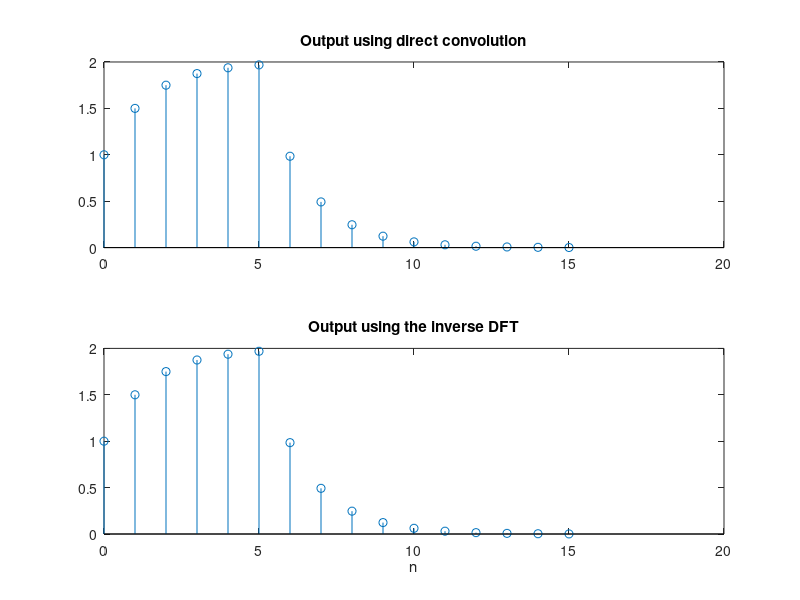

This chart was generated by the following MATLAB code:
nh=0:10; nx=0:5;
hn=.5.^nh; xn=1.^nx; %original signals
yn= conv (xn, hn) %output using direct convolution
hn= [hn zeros(1, length (nx)-1)];%zero padding
xn= [xn zeros(1, length (nh)-1)];
Hk=fft (hn); Xk=fft (xn); Yk=Hk.*Xk;
Yn=ifft (Yk) %inverse fft to get y (n)
n=0:15;
subplot (2,1,1);stem (n, yn);title ('Output using direct convolution');
subplot (2,1,2);stem (n,Yn); xlabel ('n');
title ('Output using the inverse DFT');
